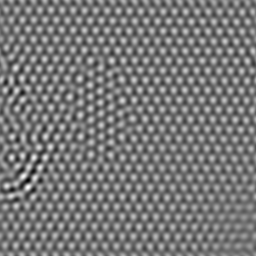
#> input picture AtomPos/tests/graphene_flower_filtered.tif, 256 x 256 px
$ python find_peaks.py   (Python 2 division)
#> lines starting #> are read from the running program, lines starting #| are printed output that depends on the picture
#> further down, image is the input picture: shape (256, 256) float32; min -0.0281, max 0.0315, mean 7.46e-11
### AtomPos/point_browser.py
"""
  Simple GUI for manually specifying points on a 2D image

  USAGE
    An example can be found at the end of this file and can be executed
    using 'python point_browser.py'

  Copyright (c) 2013, rhambach.
    This file is part of the TEMimage package and released
    under the MIT-Licence. See LICENCE file for details.
"""
import numpy as np
import matplotlib.pylab as plt
from matplotlib.widgets import Button, RadioButtons

class ImageBrowser(object):
  """
  ImageBrowser shows a grayscale image in a separate window
  """

  def __init__(self,image,imginfo={},fnext=None,verbosity=0):
    """
    image  ... 2D Array for background image
    imginfo... (opt) dictionary with parameters of the image:
               'desc'     ... image description (default: '')
               'filename' ... filename of the image (default: '')
               'xperchan' ... scaling for x-axis (default: 1)
               'yperchan' ... scaling for y-axis (default: 1)
               'xunits'   ... unit for x-axis (default: 'px')
               'yunits'   ... unit for y-axis (default: 'px')
               'atom'     ... atom species (default: 'C')
    fnext  ... (opt) function(self,event) connected to the Next-button
    verbosity. (opt) quiet (0), verbose (3), debug (4)
    """
#> called with verbosity = 3

    self.image  = np.asarray(image);
    self.verbosity=verbosity;

    # set default values for imginfo
    self.imginfo= {'desc': "", 'filename':"", 'atom':'C', \
                   'xperchan':1., 'yperchan':1., 'xunits':'px', 'yunits':'px'};
    self.imginfo.update(imginfo);
    Imin = self._px2ic(-0.5,-0.5);
#> Imin = (-0.5, -0.5)
    Imax = self._px2ic(self.image.shape[0]-0.5, self.image.shape[1]-0.5);
#> Imax = (255.5, 255.5)
    self.imginfo['extent'] = [Imin[0],Imax[0], Imin[1],Imax[1]];

    # open new figure and draw image
    fig = plt.figure(); self.fig = fig;
    self.axis = self.fig.add_subplot(111);
    self.fig.subplots_adjust(right=0.85);
    self.AxesImage=None;
    self.axis.set_title('ImageBrowser: %s' % self.imginfo['desc']);
    self._update_image();

    # add buttons
    axStyle = fig.add_axes([0.85, 0.1, 0.1, 0.08]);
    self.rbStyle = RadioButtons(axStyle,["blur","raw"]);
    self.rbStyle.on_clicked(self.ChangeStyle);
    if fnext is not None:
      axNext  = self.fig.add_axes([0.85, 0.2, 0.1, 0.04]);
      self.bNext   = Button(axNext,'Next');
      self.bNext.on_clicked(lambda *args: fnext(self,*args));


  # [9 lines left out: function ChangeStyle, not called in this run]


  def _update_image(self):
    " redraw image "
    if self.AxesImage is not None: self.AxesImage.remove();
    self.AxesImage = self.axis.imshow(self.image.T,cmap=plt.gray(),\
        origin='lower',aspect='equal',extent=self.imginfo['extent']);
    self.axis.set_xlabel("x [%s]" % self.imginfo['xunits']);
    self.axis.set_ylabel("y [%s]" % self.imginfo['yunits']);
    self.axis.set_xlim(*self.imginfo['extent'][0:2]);
    self.axis.set_ylim(*self.imginfo['extent'][2:4]);
    self._update();

  def _update(self):
    plt.draw();

  def _ic2px(self,x,y):
    "convert image coordinates to pixel positions"
    return (x/self.imginfo['xperchan'], y/self.imginfo['yperchan']);

  def _px2ic(self,x,y):
    "convert pixel positions to image coordinates"
    return (x*self.imginfo['xperchan'], y*self.imginfo['yperchan']);


class PointBrowser(ImageBrowser):
  """
  PointBroswer allows to manually add or remove points in a 2D image
  """

  def __init__(self,image,points,imginfo={},fnext=None,verbosity=0):
    """
    image  ... 2D Array for background image
    points ... initial list of peak positions shape(N,2)
    imginfo... (opt) dictionary with image parameters (see ImageBrowser)
    self.bDual.on_clicked(self.Dual);
    verbosity. (opt) quiet (0), verbose (3), debug (4)
    """

    # init ImageBrowser
    super(PointBrowser,self).__init__(image,imginfo,fnext,verbosity);
    self.axis.set_title('PointBrowser: %s' % self.imginfo['desc']);

    # draw point list
    self.points = np.asarray(points);
    assert( self.points.ndim==2 and self.points.shape[1]==2 );
    self.Line2D, = self.axis.plot(self.points[:,0], self.points[:,1],\
                    'ro',picker=5);
    #self.axis.set_xlim(*self.imginfo['extent'][0:2]);
    #self.axis.set_ylim(*self.imginfo['extent'][2:4]);

    # add buttons
    axEdit  = self.fig.add_axes([0.85, 0.85,0.1, 0.04]);
    axSave  = self.fig.add_axes([0.85, 0.8, 0.1, 0.04]);
    axLoad  = self.fig.add_axes([0.85, 0.75,0.1, 0.04]);
    self.bEdit   = Button(axEdit,'Edit');
    self.bSave   = Button(axSave,'Save');
    self.bLoad   = Button(axLoad,'Load');
    self.bEdit.on_clicked(self.ToggleEdit);
    self.bSave.on_clicked(self.Save);
    self.bLoad.on_clicked(self.Load);

    self._update();


  # [44 lines left out: functions ToggleEdit, __onpick, not called in this run]


  def _update_points(self):
    self.Line2D.set_data(self.points.T);
    self._update();

  # [49 lines left out: functions Save, Load, not called in this run]


class TilingBrowser(ImageBrowser):
  """
  TilingBroswer allows to manually add or remove lines in a 2D image
  """

  # [118 lines left out: functions __init__, ToggleEdit, __onpick, _update_tiling, Save, Load, not called in this run]


# --- self-test -------------------------------------------------------------
# [20 lines that do not run on import are left out]

### AtomPos/find_peaks.py
"""
  Interactive fitting of peaks in noisy 2D images.

  Copyright (c) 2013, rhambach.
    This file is part of the TEMimage package and released
    under the MIT-Licence. See LICENCE file for details.
"""
import numpy as np
import scipy.ndimage as ndimage
import scipy.ndimage.filters as filters
import matplotlib.pyplot as plt
import point_browser as pb
from   matplotlib.widgets import Button, RadioButtons, Slider

class FindCenters(pb.PointBrowser):
  """
  Semi-automatic fitting of bright points in TEM image
    dragging ... (opt) if True, dragging is allowed for sliders
  """
  def __init__(self, image, dragging=True, **kwargs):

    # init PointBrowser
    super(FindCenters,self).__init__(image,[[None,None]],**kwargs);
    self.axis.set_title('FitHexagonCenters: %s' % self.imginfo['desc']);
    self.fig.subplots_adjust(bottom=0.2);  # space for sliders

    # add slider for neighborhood size
    self.nbhd_size = 5;        # neighborhood size
    axNbhd = self.fig.add_axes([0.2, 0.05, 0.1, 0.04]);
    self.sNbhd = Slider(axNbhd,'neighbors ',2,20,valinit=self.nbhd_size,\
                                valfmt=' (%d)',dragging=dragging);
    self.sNbhd.on_changed(self.ChangeNeighborhood);

    # add slider for number of points
    self.num_points = 1e6;     # number of local maxima to find
    axNum  = self.fig.add_axes([0.45, 0.05, 0.3, 0.04]);
    self.sNum = Slider(axNum, 'points ',0,100,valinit=self.num_points,\
                               valfmt=' (%d)',dragging=dragging);
    self.sNum.on_changed(self.ChangeMaxPoints);

    # add buttons
    axRefine = self.fig.add_axes([0.85, 0.7, 0.1, 0.04]);
    self.bRefine = Button(axRefine,'Refine');
    self.bRefine.on_clicked(self.RefineCenters);

    # initial calculation of local maximas
    self.ChangeNeighborhood(self.nbhd_size);


  def ChangeNeighborhood(self,val):
    #print "ChangeNeighborhood"
    self.nbhd_size = int(val);
    # run initial peak fit
    maxima,diff = self.find_local_maxima(self.image,self.nbhd_size);
    # update max-number of points in points slider
    self.sNum.valmax = Nmax = np.sum(maxima);           # number of local max
    self.sNum.ax.set_xlim((self.sNum.valmin, Nmax));    # rescale slider
    self.sNum.set_val(min(self.num_points,Nmax));       # update value (calls ChangeMaxPoints)


  # [59 lines left out: functions ChangeMaxPoints, RefineCenters, not called in this run]


  def find_local_maxima(self, data, neighborhood_size):
    """
     find local maxima within neighborhood
      idea from http://stackoverflow.com/questions/9111711
      (get-coordinates-of-local-maxima-in-2d-array-above-certain-value)
    """
#> called with neighborhood_size = 5

    # find local maxima in image (width specified by neighborhood_size)
    data_max = filters.maximum_filter(data,neighborhood_size);
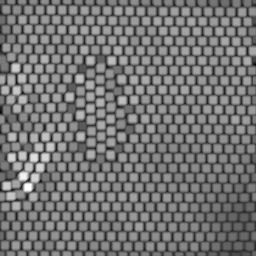
#> data_max: shape (256, 256) float32; min -0.00692, max 0.0315, mean 0.0104; drawn with min black and max white
    maxima   = (data == data_max);
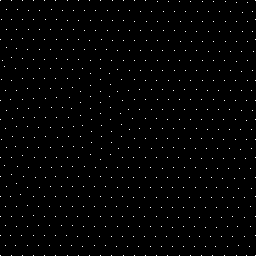
#> maxima: shape (256, 256) bool; 0.96% white in thin lines or dots
    assert np.sum(maxima) > 0;        # we should always find local maxima

    # remove connected pixels (plateaus)
    labeled, num_objects = ndimage.label(maxima)
#> labeled: shape (256, 256) int32; 633 distinct labels, from 0 to 632
#> num_objects = 632
    slices = ndimage.find_objects(labeled)
#> slices = 632 items
#> (the run stopped early here; a loop or call above may not have finished)
